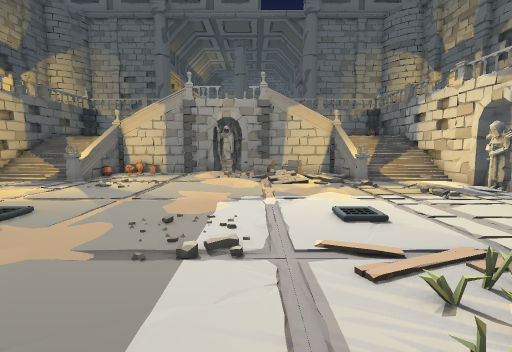
view 1 (above)

19 first-person views from a walk through a Unity game level. The camera is 1.5 m above the floor, tilts 6° down and sees 85° across. The floor is counted in squares, 1 m on a side. Each view is taken from the middle of a square. On the plan, view 1 faces up. The plan holds only what a view shows up to about 14 squares ahead; the rest is blank. The place goes on beyond the plan. The player is left out. Door leaves are left out, so doorways stand open.

view 2
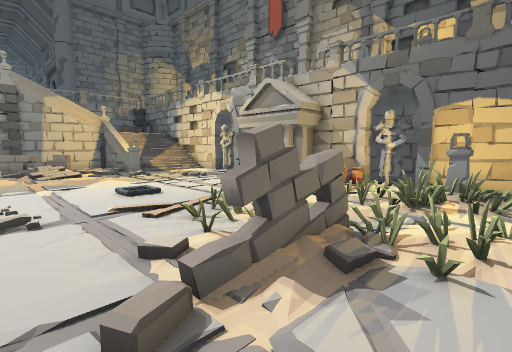

view 3
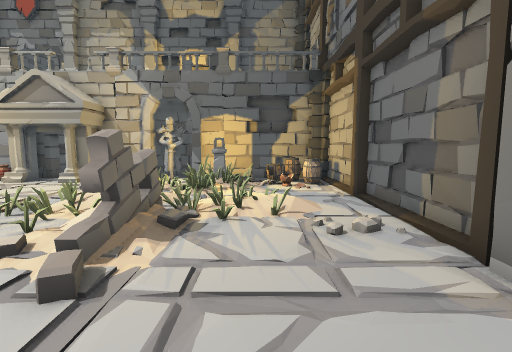

view 4
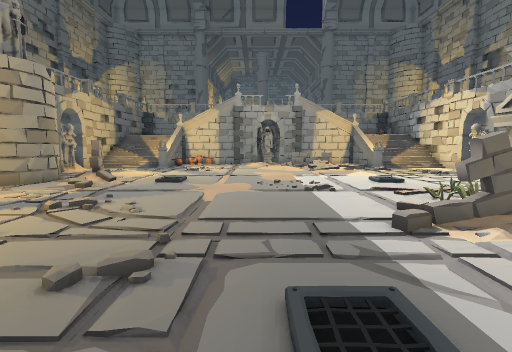

view 5
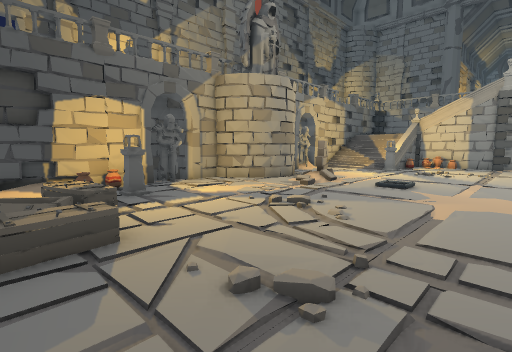

view 6
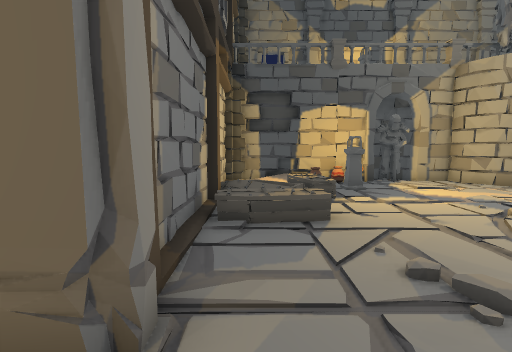

view 7
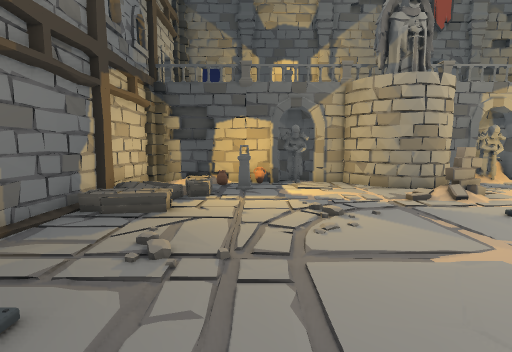

view 8
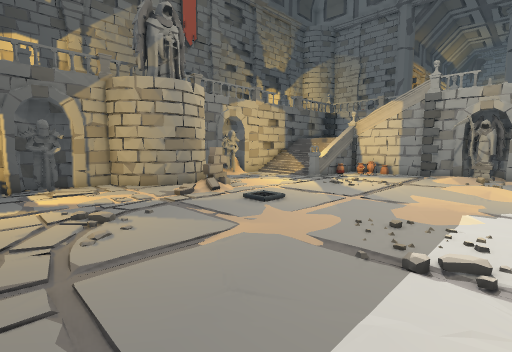

view 9
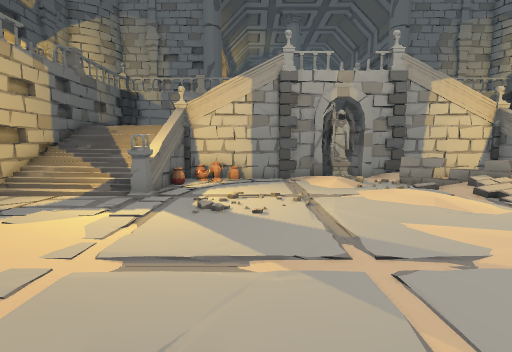

view 10
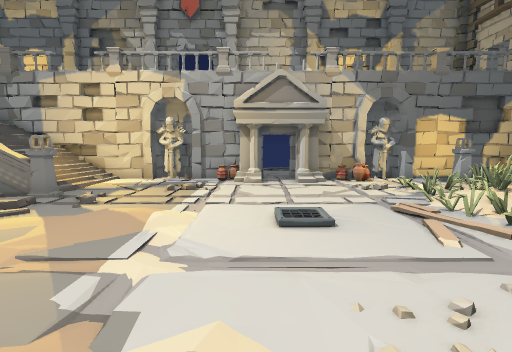

view 11
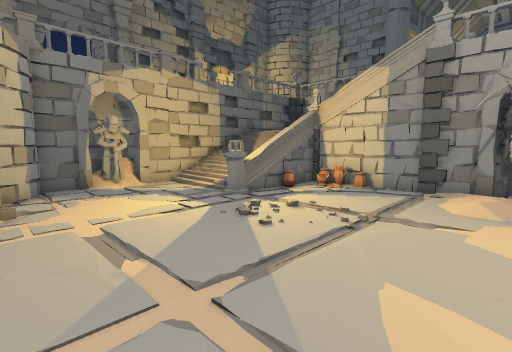

view 12
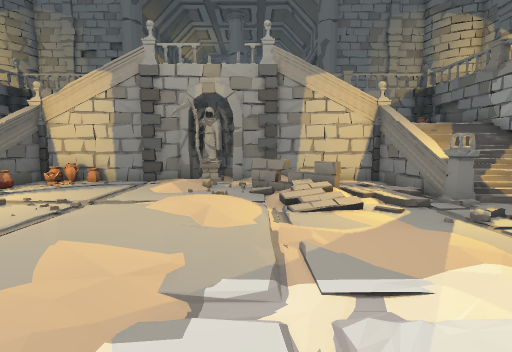

view 13
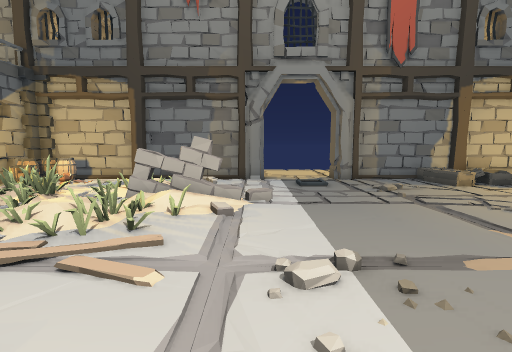

view 14
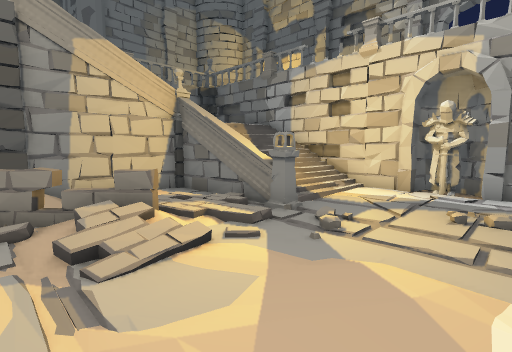

view 15
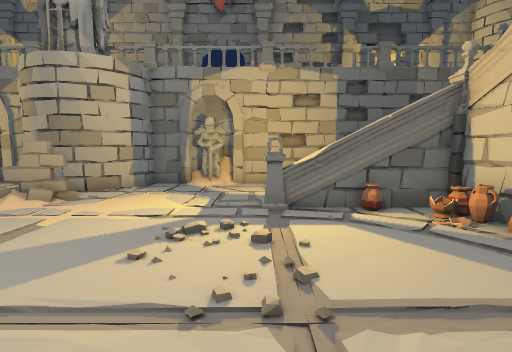

view 16
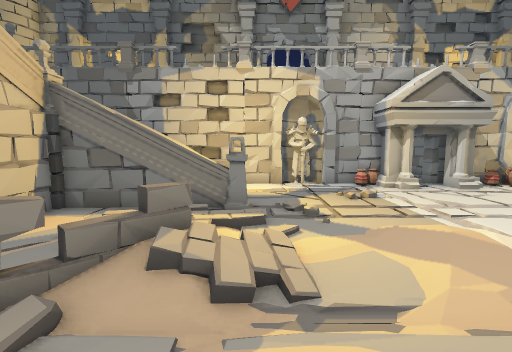

view 17
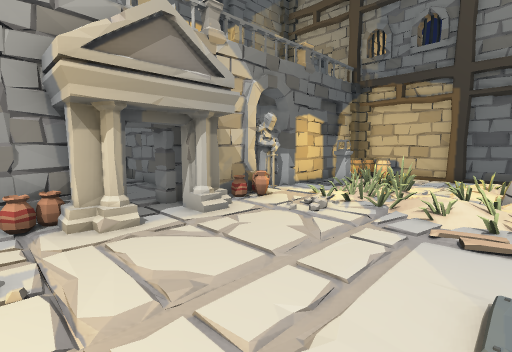

view 18
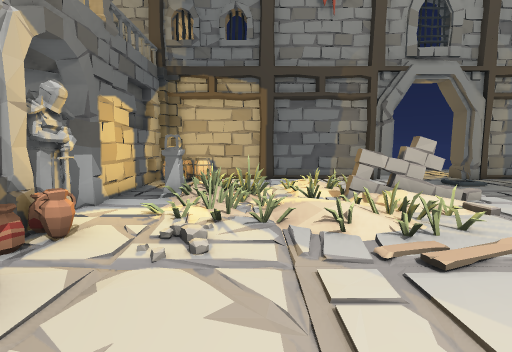

view 19
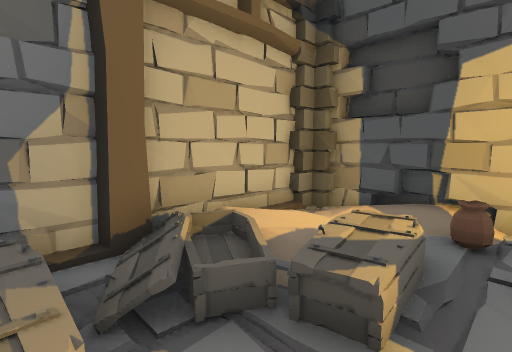

### Floor plan
Key: @ floor where view 1 was taken; # wall or solid block; . main floor; : floor 0.25 m higher than the main floor; + floor 0.75 m higher than the main floor; / step, stairs or slope; D open door; = window, fence, low wall or low ledge; S statue; A vase; P pillar; B barrel; C coffin; O other object.
Columns run from 16 left of view 1 to 12 right of it. Each row starts with its distance up from view 1.
 21              ###
 20              #S#######
 19       #AAA####S##:...##
 18       ##....///../....##
 17   #####A.....///OO// .#####
 16   #=++##.......//O   /#=++#
 15   #=::PP......//.    /P=::#
 14   #....P....../../ ./PP...#
 13  ##............../.../....##
 12  #S................../....S##
 11  ##.......................##
 10   #................/......A#
  9   ##.....................OA#
  8    ##.O..................O##
  7    ##.O......./...........DD
  6    ##........./..........O##
  5   ##......................##
  4   #......................AA#
  3  ##...../..........O/O.O.AA#
  2 ##S.....//......./////../.S##
  1  ##.....////....// //:O...##
  0  #O.P...../.....@OOO//O//.#
 -1  #A.P...............O..//P#
 -2  ##A/OC...//........//..OO#
 -3  ##.////C..........///...B##
 -4  #//.//. /........:.....BBB#
 -5  #########/##.  ####/#######
 -6          ####DDD   ###

Positions as (right, up) in squares from view 1, and headings:
1: (0, 0), facing up
2: (-1, -2), facing up-right
3: (-3, -2), facing right
4: (-3, -5), facing up
5: (-3, -4), facing up-left
6: (-2, -4), facing left
7: (0, 0), facing left
8: (0, 0), facing up-left
9: (-6, 6), facing up
10: (-3, 8), facing right
11: (-2, 8), facing up-left
12: (0, 7), facing up
13: (0, 8), facing down
14: (0, 10), facing up-right
15: (-2, 14), facing left
16: (-2, 14), facing right
17: (3, 10), facing down-right
18: (6, 8), facing down
19: (-8, -1), facing down-left
